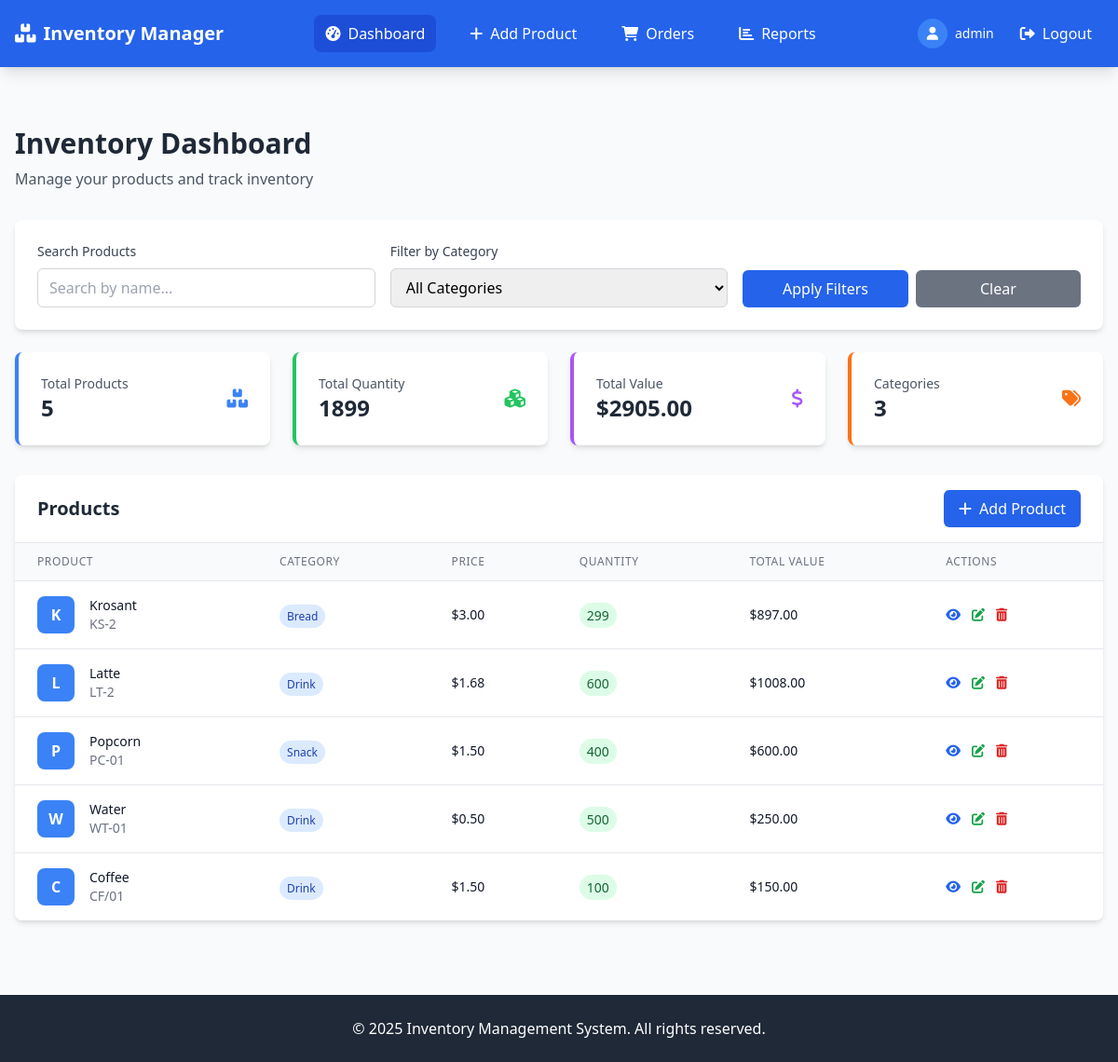
Page / (signed in) on the earlier database version.
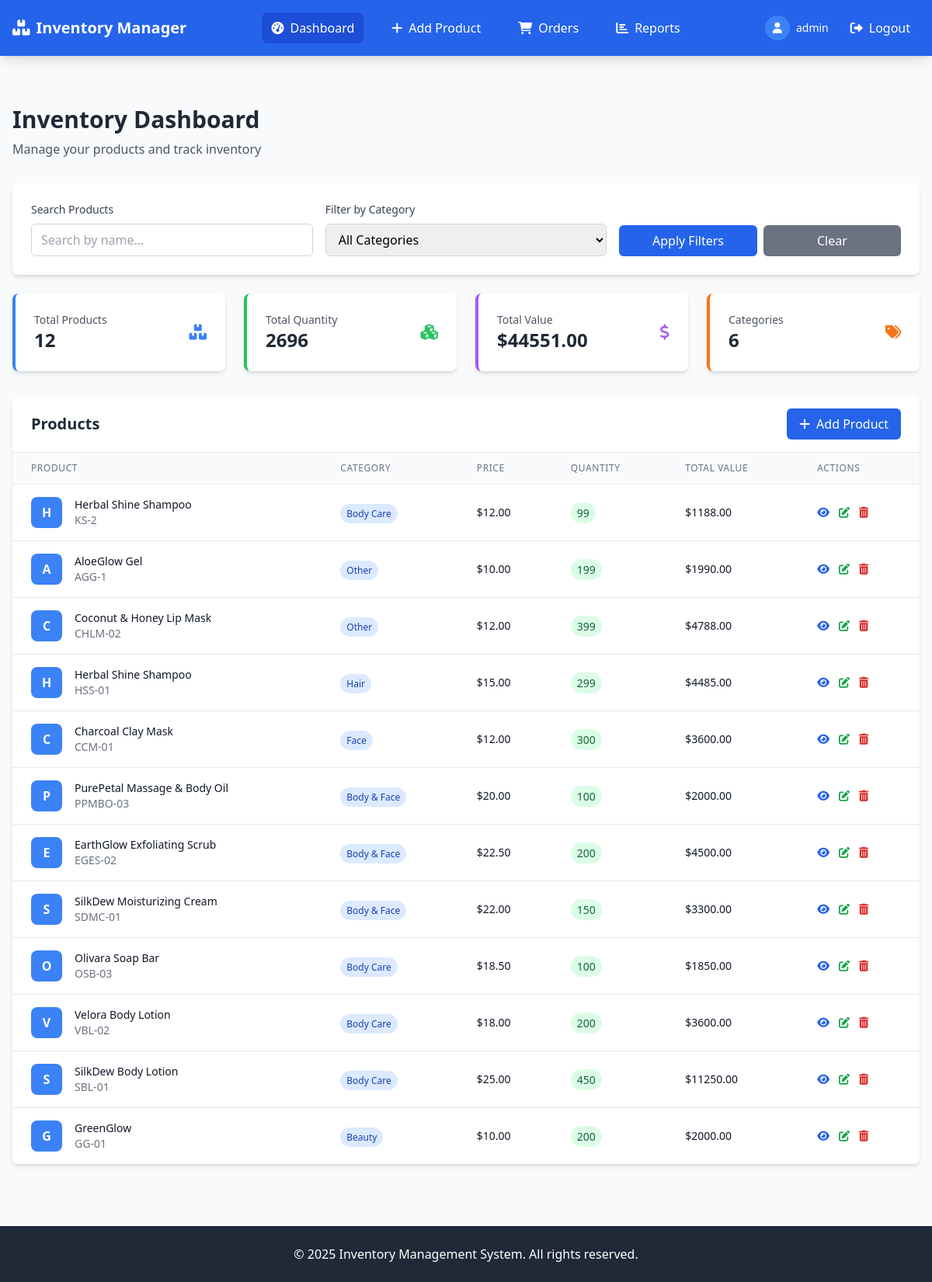
Same page on the later database version.
### models.py (models this page shows, shortened)
class User(UserMixin, db.Model):
    id = db.Column(db.Integer, primary_key=True)
    username = db.Column(db.String(80), unique=True, nullable=False)
    email = db.Column(db.String(120), unique=True, nullable=False)
    password_hash = db.Column(db.String(128))
    first_name = db.Column(db.String(50))
    last_name = db.Column(db.String(50))
    phone = db.Column(db.String(20))
    role = db.Column(db.String(20), default='user')  # 'admin' or 'user'
    created_at = db.Column(db.DateTime, default=datetime.utcnow)
    updated_at = db.Column(db.DateTime, default=datetime.utcnow, onupdate=datetime.utcnow)
    is_active = db.Column(db.Boolean, default=True)

class Product(db.Model):
    id = db.Column(db.Integer, primary_key=True)
    name = db.Column(db.String(100), nullable=False)
    category = db.Column(db.String(50), nullable=False)
    price = db.Column(db.Float, nullable=False)
    quantity = db.Column(db.Integer, nullable=False)
    description = db.Column(db.Text)
    sku = db.Column(db.String(50), unique=True)
    created_at = db.Column(db.DateTime, default=datetime.utcnow)
    updated_at = db.Column(db.DateTime, default=datetime.utcnow, onupdate=datetime.utcnow)
    @property
    def total_value(self):
        return self.price * self.quantity

### app.py (the view)
@app.route('/')
@login_required
def dashboard():
    search = request.args.get('search', '')
    category = request.args.get('category', '')
    query = Product.query
    if search:
        query = query.filter(Product.name.ilike(f'%{search}%'))
    if category:
        query = query.filter(Product.category == category)
    products = query.order_by(Product.updated_at.desc()).all()
    categories = db.session.query(Product.category).distinct().all()
    categories = [cat[0] for cat in categories]
    total_products = len(products)
    total_quantity = sum(product.quantity for product in products)
    total_value = sum(product.total_value for product in products)
    total_categories = len(set(product.category for product in products))
    return render_template('dashboard.html',
                         products=products,
                         categories=categories,
                         search=search,
                         selected_category=category,
                         total_products=total_products,
                         total_quantity=total_quantity,
                         total_value=total_value,
                         total_categories=total_categories)

### app.py (called while the page is built)
@login_manager.user_loader
def load_user(user_id):
    return User.query.get(int(user_id))

### templates/dashboard.html (shortened to what this page needs)
{% extends "base.html" %}
{% block content %}
<div class="mb-8">
    <h1 class="text-3xl font-bold text-gray-800 mb-2">Inventory Dashboard</h1>
    <p class="text-gray-600">Manage your products and track inventory</p>
</div>
<div class="bg-white rounded-lg shadow-md p-6 mb-6">
    <form method="GET" action="/" class="grid grid-cols-1 md:grid-cols-3 gap-4">
        <div>
            <label class="block text-sm font-medium text-gray-700 mb-2">Search Products</label>
            <input type="text" name="search" value="{{ search }}" placeholder="Search by name..."
                   class="w-full px-3 py-2 border border-gray-300 rounded-md focus:outline-none focus:ring-2 focus:ring-blue-500">
        </div>
        <div>
            <label class="block text-sm font-medium text-gray-700 mb-2">Filter by Category</label>
            <select name="category" class="w-full px-3 py-2 border border-gray-300 rounded-md focus:outline-none focus:ring-2 focus:ring-blue-500">
                <option value="">All Categories</option>
            </select>
        </div>
        <div class="flex space-x-2 items-end">
            <button type="submit" class="w-full bg-blue-600 text-white px-4 py-2 rounded-md hover:bg-blue-700 transition duration-200">
                Apply Filters
            </button>
            <a href="/" class="w-full bg-gray-500 text-white px-4 py-2 rounded-md hover:bg-gray-600 transition duration-200 text-center">
                Clear
            </a>
        </div>
    </form>
</div>
<div class="grid grid-cols-1 md:grid-cols-4 gap-6 mb-8">
    <div class="bg-white rounded-lg shadow-md p-6 border-l-4 border-blue-500">
        <div class="flex items-center justify-between">
            <div>
                <p class="text-sm font-medium text-gray-600">Total Products</p>
                <p class="text-2xl font-bold text-gray-800">{{ total_products }}</p>
            </div>
            <i class="fas fa-boxes text-blue-500 text-xl"></i>
        </div>
    </div>
    <div class="bg-white rounded-lg shadow-md p-6 border-l-4 border-green-500">
        <div class="flex items-center justify-between">
            <div>
                <p class="text-sm font-medium text-gray-600">Total Quantity</p>
                <p class="text-2xl font-bold text-gray-800">{{ total_quantity }}</p>
            </div>
            <i class="fas fa-cubes text-green-500 text-xl"></i>
        </div>
    </div>
    <div class="bg-white rounded-lg shadow-md p-6 border-l-4 border-purple-500">
        <div class="flex items-center justify-between">
            <div>
                <p class="text-sm font-medium text-gray-600">Total Value</p>
                <p class="text-2xl font-bold text-gray-800">${{ "%.2f"|format(total_value) }}</p>
            </div>
            <i class="fas fa-dollar-sign text-purple-500 text-xl"></i>
        </div>
    </div>
    <div class="bg-white rounded-lg shadow-md p-6 border-l-4 border-orange-500">
        <div class="flex items-center justify-between">
            <div>
                <p class="text-sm font-medium text-gray-600">Categories</p>
                <p class="text-2xl font-bold text-gray-800">{{ total_categories }}</p>
            </div>
            <i class="fas fa-tags text-orange-500 text-xl"></i>
        </div>
    </div>
</div>
<div class="bg-white rounded-lg shadow-md overflow-hidden">
    <div class="px-6 py-4 border-b border-gray-200 flex justify-between items-center">
        <h2 class="text-xl font-semibold text-gray-800">Products</h2>
        <a href="/add-product" class="bg-blue-600 text-white px-4 py-2 rounded-md hover:bg-blue-700 transition duration-200">
            <i class="fas fa-plus mr-2"></i>Add Product
        </a>
    </div>
    {% if products %}
    <div class="overflow-x-auto">
        <table class="min-w-full divide-y divide-gray-200">
            <thead class="bg-gray-50">
                <tr>
                    <th class="px-6 py-3 text-left text-xs font-medium text-gray-500 uppercase tracking-wider">Product</th>
                    <th class="px-6 py-3 text-left text-xs font-medium text-gray-500 uppercase tracking-wider">Category</th>
                    <th class="px-6 py-3 text-left text-xs font-medium text-gray-500 uppercase tracking-wider">Price</th>
                    <th class="px-6 py-3 text-left text-xs font-medium text-gray-500 uppercase tracking-wider">Quantity</th>
                    <th class="px-6 py-3 text-left text-xs font-medium text-gray-500 uppercase tracking-wider">Total Value</th>
                    <th class="px-6 py-3 text-left text-xs font-medium text-gray-500 uppercase tracking-wider">Actions</th>
                </tr>
            </thead>
            <tbody class="bg-white divide-y divide-gray-200">
                {% for product in products %}
                <tr class="hover:bg-gray-50">
                    <td class="px-6 py-4 whitespace-nowrap">
                        <div class="flex items-center">
                            <div class="flex-shrink-0 h-10 w-10 bg-blue-500 rounded-lg flex items-center justify-center text-white font-bold">
                                {{ product.name[0]|upper }}
                            </div>
                            <div class="ml-4">
                                <div class="text-sm font-medium text-gray-900">{{ product.name }}</div>
                                <div class="text-sm text-gray-500">{{ product.sku }}</div>
                            </div>
                        </div>
                    </td>
                    <td class="px-6 py-4 whitespace-nowrap">
                        <span class="px-2 py-1 text-xs font-medium bg-blue-100 text-blue-800 rounded-full">
                            {{ product.category }}
                        </span>
                    </td>
                    <td class="px-6 py-4 whitespace-nowrap text-sm text-gray-900">
                        ${{ "%.2f"|format(product.price) }}
                    </td>
                    <td class="px-6 py-4 whitespace-nowrap">
                        <span class="px-2 py-1 text-sm font-medium {% if product.quantity == 0 %}bg-red-100 text-red-800{% elif product.quantity < 10 %}bg-yellow-100 text-yellow-800{% else %}bg-green-100 text-green-800{% endif %} rounded-full">
                            {{ product.quantity }}
                        </span>
                    </td>
                    <td class="px-6 py-4 whitespace-nowrap text-sm font-medium text-gray-900">
                        ${{ "%.2f"|format(product.total_value) }}
                    </td>
                    <td class="px-6 py-4 whitespace-nowrap text-sm font-medium">
                        <div class="flex space-x-2">
                             <a href="/view-product/{{ product.id }}" class="text-blue-600 hover:text-blue-900">
                                <i class="fas fa-eye mr-1"></i>
                            <a href="/edit-product/{{ product.id }}" class="text-green-600 hover:text-green-900"><i class="fas fa-edit mr-1"></i></a>
                            <a href="/delete-product/{{ product.id }}" class="text-red-600 hover:text-red-900"
                               onclick="return confirm('Are you sure you want to delete this product?')"><i class="fas fa-trash-alt mr-1"></i></a>
                        </div>
                    </td>
                </tr>
                {% endfor %}
            </tbody>
        </table>
    </div>
    {% endif %}
</div>
{% endblock %}

### templates/base.html (shortened to what this page needs)
<!DOCTYPE html>
<html lang="en">
  <head>
    <script src="https://cdn.tailwindcss.com"></script>
    <link
      href="https://cdnjs.cloudflare.com/ajax/libs/font-awesome/6.0.0/css/all.min.css"
      rel="stylesheet"
    />
    <a href="/create-order" class="bg-green-500 text-white px-4 py-2 rounded">
</a>
  </head>
  <body class="bg-gray-50">
    <nav
      class="bg-blue-600 text-white shadow-lg fixed top-0 left-0 right-0 z-50"
    >
      <div class="max-w-7xl mx-auto px-4">
        <div class="flex justify-between items-center py-4">
          <div class="flex items-center space-x-2">
            <i class="fas fa-boxes text-xl"></i>
            <h1 class="text-xl font-bold">Inventory Manager</h1>
          </div>
          {% if current_user.is_authenticated %}
          <div class="flex space-x-6">
            <a
              href="/"
              class="hover:text-blue-200 transition duration-200 py-2 px-3 rounded-lg {% if request.path == '/' %}bg-blue-700{% endif %}"
            >
              <i class="fas fa-tachometer-alt mr-2"></i>Dashboard
            </a>
            <a
              href="/add-product"
              class="hover:text-blue-200 transition duration-200 py-2 px-3 rounded-lg {% if request.path == '/add-product' %}bg-blue-700{% endif %}"
            >
              <i class="fas fa-plus mr-2"></i>Add Product
            </a>
            <a
              href="/orders"
              class="hover:text-blue-200 transition duration-200 py-2 px-3 rounded-lg {% if request.path.startswith('/orders') %}bg-blue-700{% endif %}"
            >
              <i class="fas fa-shopping-cart mr-2"></i>Orders
            </a>
            <a
              href="/report"
              class="hover:text-blue-200 transition duration-200 py-2 px-3 rounded-lg {% if request.path == '/report' %}bg-blue-700{% endif %}"
            >
              <i class="fas fa-chart-bar mr-2"></i>Reports
            </a>
          </div>
          <div class="flex items-center space-x-4">
            <div class="flex items-center space-x-2">
              <div
                class="w-8 h-8 bg-blue-500 rounded-full flex items-center justify-center"
              >
                <i class="fas fa-user text-white text-sm"></i>
              </div>
              <span class="text-sm">{{ current_user.username }}</span>
            </div>
            <a
              href="/logout"
              class="hover:text-blue-200 transition duration-200 py-2 px-3 rounded-lg"
            >
              <i class="fas fa-sign-out-alt mr-2"></i>Logout
            </a>
          </div>
          {% endif %}
        </div>
      </div>
    </nav>
    <div class="h-20"></div>
    <main class="max-w-7xl mx-auto px-4 py-8">
      {% block content %}{% endblock %}
    </main>
    <footer class="bg-gray-800 text-white py-6 mt-12">
      <div class="max-w-7xl mx-auto px-4 text-center">
        <p>&copy; 2025 Inventory Management System. All rights reserved.</p>
      </div>
    </footer>
  </body>
</html>

Differences in the rows shown:
removed Product: name "K", name "Krosant", sku "KS-2", category "Bread", price "3.00", quantity "299", total_value "897.00"
removed Product: name "L", name "Latte", sku "LT-2", category "Drink", price "1.68", quantity "600", total_value "1008.00"
removed Product: name "P", name "Popcorn", sku "PC-01", category "Snack", price "1.50", quantity "400", total_value "600.00"
removed Product: name "W", name "Water", sku "WT-01", category "Drink", price "0.50", quantity "500", total_value "250.00"
removed Product: name "C", name "Coffee", sku "CF/01", category "Drink", price "1.50", quantity "100", total_value "150.00"
added Product: name "H", name "Herbal Shine Shampoo", sku "KS-2", category "Body Care", price "12.00", quantity "99", total_value "1188.00"
added Product: name "A", name "AloeGlow Gel", sku "AGG-1", category "Other", price "10.00", quantity "199", total_value "1990.00"
added Product: name "C", name "Coconut & Honey Lip Mask", sku "CHLM-02", category "Other", price "12.00", quantity "399", total_value "4788.00"
added Product: name "H", name "Herbal Shine Shampoo", sku "HSS-01", category "Hair", price "15.00", quantity "299", total_value "4485.00"
added Product: name "C", name "Charcoal Clay Mask", sku "CCM-01", category "Face", price "12.00", quantity "300", total_value "3600.00"
added Product: name "P", name "PurePetal Massage & Body Oil", sku "PPMBO-03", category "Body & Face", price "20.00", quantity "100", total_value "2000.00"
added Product: name "E", name "EarthGlow Exfoliating Scrub", sku "EGES-02", category "Body & Face", price "22.50", quantity "200", total_value "4500.00"
added Product: name "S", name "SilkDew Moisturizing Cream", sku "SDMC-01", category "Body & Face", price "22.00", quantity "150", total_value "3300.00"
added Product: name "O", name "Olivara Soap Bar", sku "OSB-03", category "Body Care", price "18.50", quantity "100", total_value "1850.00"
added Product: name "V", name "Velora Body Lotion", sku "VBL-02", category "Body Care", price "18.00", quantity "200", total_value "3600.00"
added Product: name "S", name "SilkDew Body Lotion", sku "SBL-01", category "Body Care", price "25.00", quantity "450", total_value "11250.00"
added Product: name "G", name "GreenGlow", sku "GG-01", category "Beauty", price "10.00", quantity "200", total_value "2000.00"
Other differences:
{{ total_products }}: "5" → "12"
{{ total_quantity }}: "1899" → "2696"
{{ "%.2f"|format(total_value) }}: "2905.00" → "44551.00"
{{ total_categories }}: "3" → "6"
